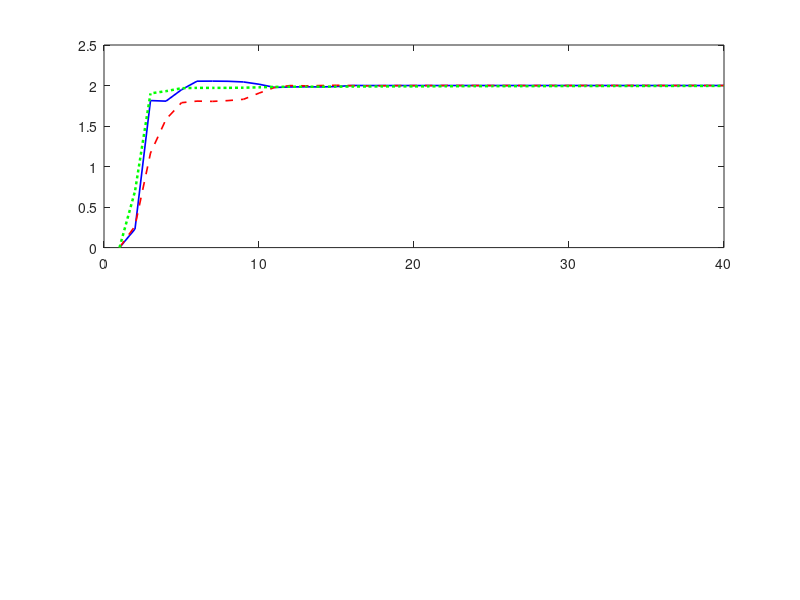

Reproduce this figure in MATLAB. (Note: this script raises an error after producing the figure.)
% =========================================================
% Ex.9 — Normalized LS: illustration of convergence properties
% System: y_k = phi_k^T * theta,  theta = [2; -1]
% Compare: gradient vs normalized gradient vs NLS
% =========================================================
clear; clc; close all;

%% --- Setup ---
theta_true = [2; -1];
p    = 2;
N    = 500;
kappa = 0.5;
rng(42);

% PE regressor: two frequencies
k_idx = (0:N-1)';
phi_all = [sin(0.5*k_idx), cos(1.2*k_idx)];   % 2 x N after transpose

% Generate clean output
y_clean = phi_all * theta_true;

%% --- Algorithm 1: Gradient ---
gamma_G = 0.8;
th_G    = zeros(p, N);
e_G     = zeros(N, 1);
for k = 2:N
    phi_k    = phi_all(k,:)';
    e_G(k)   = phi_k' * th_G(:,k-1) - y_clean(k);
    th_G(:,k)= th_G(:,k-1) - gamma_G * phi_k * e_G(k);
end

%% --- Algorithm 2: Normalized gradient ---
gamma_NG = 0.8;
th_NG    = zeros(p, N);
e_NG     = zeros(N, 1);
for k = 2:N
    phi_k    = phi_all(k,:)';
    m2       = kappa + phi_k'*phi_k;
    e_NG(k)  = phi_k'*th_NG(:,k-1) - y_clean(k);
    th_NG(:,k)= th_NG(:,k-1) - gamma_NG/m2 * phi_k * e_NG(k);
end

%% --- Algorithm 3: Normalized LS ---
P_k  = 10 * eye(p);
th_NLS = zeros(p, N);
e_NLS  = zeros(N, 1);
P_trace = zeros(N, 1);
for k = 2:N
    phi_k     = phi_all(k,:)';
    m2        = kappa + phi_k'*P_k*phi_k;
    e_NLS(k)  = phi_k'*th_NLS(:,k-1) - y_clean(k);
    th_NLS(:,k)= th_NLS(:,k-1) - P_k*phi_k*e_NLS(k)/m2;
    P_k        = P_k - P_k*(phi_k*phi_k')*P_k/m2;
    P_trace(k) = trace(P_k);
end

%% --- Figure 1: Parameter convergence ---
figure('Name','Ex9 Fig1 - Parameter convergence');
subplot(2,1,1);
plot(th_G(1,1:40),   'b-',  'LineWidth',1.2); hold on;
plot(th_NG(1,1:40),  'r--', 'LineWidth',1.2);
plot(th_NLS(1,1:40), 'g:',  'LineWidth',1.8);
yline(theta_true(1),'k','LineWidth',1.0);
grid on;
ylabel('$\hat{\theta}_1(k)$','Interpreter','latex');
title('Parameter convergence (no noise)','Interpreter','latex');
legend('Gradient','Norm. gradient','Norm. LS','True value',...
    'Interpreter','latex','Location','best');

subplot(2,1,2);
plot(th_G(2,1:40),   'b-',  'LineWidth',1.2); hold on;
plot(th_NG(2,1:40),  'r--', 'LineWidth',1.2);
plot(th_NLS(2,1:40), 'g:',  'LineWidth',1.8);
yline(theta_true(2),'k','LineWidth',1.0);
grid on;
xlabel('Sample $k$','Interpreter','latex');
ylabel('$\hat{\theta}_2(k)$','Interpreter','latex');

%% --- Figure 2: P_k trace (monotone decrease) ---
figure('Name','Ex9 Fig2 - trace(P_k)');
semilogy(P_trace(2:end),'b','LineWidth',1.4);
grid on;
xlabel('Sample $k$','Interpreter','latex');
ylabel('$\mathrm{tr}(P_k)$','Interpreter','latex');
title('Monotone decrease of $\mathrm{tr}(P_k)$ (NLS algorithm)','Interpreter','latex');

%% --- Figure 3: Estimation error norm ---
err_G   = sqrt(sum((th_G   - theta_true).^2, 1));
err_NG  = sqrt(sum((th_NG  - theta_true).^2, 1));
err_NLS = sqrt(sum((th_NLS - theta_true).^2, 1));

figure('Name','Ex9 Fig3 - Error norm');
semilogy(err_G,   'b-',  'LineWidth',1.2); hold on;
semilogy(err_NG,  'r--', 'LineWidth',1.2);
semilogy(err_NLS, 'g:',  'LineWidth',1.8);
grid on;
xlabel('Sample $k$','Interpreter','latex');
ylabel('$\|\tilde{\theta}_k\|$','Interpreter','latex');
title('Parameter error norm vs.\ sample index','Interpreter','latex');
legend('Gradient','Norm. gradient','Norm. LS','Interpreter','latex','Location','best');

fprintf('Final errors:\n');
fprintf('  Gradient:        ||theta_tilde|| = %.6f\n', err_G(end));
fprintf('  Norm. gradient:  ||theta_tilde|| = %.6f\n', err_NG(end));
fprintf('  Norm. LS:        ||theta_tilde|| = %.6f\n', err_NLS(end));
